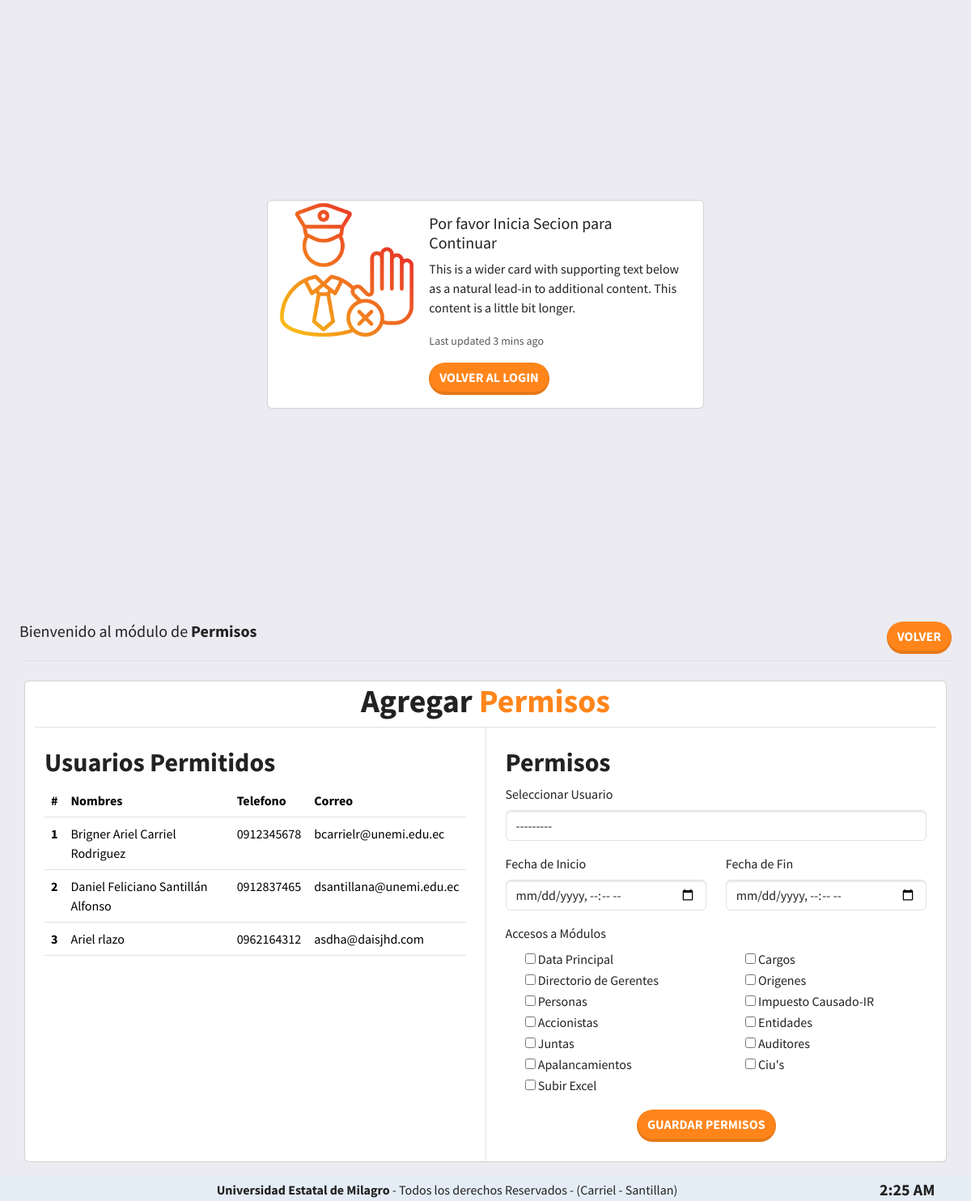
The app's page /nuevo_permiso (signed in) with its own data.
### Apps/App_Usuario/models.py (models this page shows, shortened)
class Usuario(models.Model):
    nombres = models.CharField(max_length=50, blank=False, null=True )
    apellidos = models.CharField(max_length=50, blank=False, null=True )
    cedula = models.CharField(max_length=10, blank=False, null=True, unique=True)
    telefono = models.CharField(max_length=10, blank=False, null=True, unique=True)
    correo = models.CharField(max_length=50, blank=False, null=True, unique=True)
    genero = models.CharField(max_length=1, choices=GENERO, default=GENERO[0][0], blank=True, null=True)
    nom_user = models.CharField(max_length=15, blank=False, null=True, unique=True)
    contraseña = models.CharField(max_length=20, blank=False, null=False, unique=True)
    class Meta:
        verbose_name = "Usuario"
        verbose_name_plural = "Usuarios"
        ordering = ['id']
    def __str__(self):
        return "{} {}".format(self.nombres, self.apellidos)

### Apps/App_Admin/views.py (the view)
# urls.py: path('nuevo_permiso', Nuevo_Permiso.as_view(), name="nuevo_permiso"),
class Nuevo_Permiso(CreateView):
    template_name = 'administrador/gestion_permisos/nuevo_permiso.html'
    model = Permisos
    success_url = reverse_lazy('lista_permiso')
    form_class = PermisosForm
    def get_context_data(self, **kwargs):
        context = super().get_context_data(**kwargs)
        usuarios= Usuario.objects.all()
        context['usuarios'] = usuarios
        context['titulo'] = 'Permisos'
        context['crud'] = ' Agregar'
        context['action_save'] = 'nuevo_permiso'
        context['rol'] = 'administrador'
        context['voler_login'] = 'login_admin'
        context['volver'] = 'lista_permiso'
        context['action'] = 'add'
        return context

### Apps/App_Admin/forms.py (shortened to what this page needs)
class PermisosForm(ModelForm):
    def __init__(self, *args, **kwargs):
        super().__init__(*args, **kwargs)
        self.fields['fecha_inicio'].initial = timezone.now()
    class Meta:
        model = Permisos
        fields = '__all__'
        widgets = {
            'fecha_inicio': forms.DateTimeInput(attrs={'class': 'form-control', 'type': 'datetime-local'}),
            'fecha_fin': forms.DateTimeInput(attrs={'class': 'form-control', 'type': 'datetime-local'}),
            'id_usuario': forms.Select(attrs={'class': 'form-control'}),
        }

### Apps/App_Principal/templates/administrador/gestion_permisos/nuevo_permiso.html (shortened to what this page needs)
{% extends 'formulario.html' %}
{% load static %}
{% block formulario %}
	<div class="row">
		<div class="col p-4 border-end">
			<h2 class="fw-bold">Usuarios Permitidos</h2>
			<table class="table">
				<thead>
				<tr>
					<th scope="col">#</th>
					<th scope="col">Nombres</th>
					<th scope="col">Telefono</th>
					<th scope="col">Correo</th>
				</tr>
				</thead>
				<tbody>
				{% for user in usuarios %}
					<tr>
						<th>{{ forloop.counter }}</th>
						<td scope="col">{{ user.nombres }} {{ user.apellidos }}</td>
						<td scope="col">{{ user.telefono }}</td>
						<td scope="col">{{ user.correo }}</td>
					</tr>
				{% endfor %}
				</tbody>
			</table>
		</div>
		<div class="col p-4">
			<h2 class="fw-bold">Permisos</h2>
			<form>
				<div class="mb-3">
					<label for="userSelect" class="form-label">Seleccionar Usuario</label>
					{{ form.id_usuario }}
				</div>
				<div class="mb-3">
					<div class="row">
						<div class="col-md-6">
							<label for="fechaInicio" class="form-label">Fecha de Inicio</label>
							{{ form.fecha_inicio }}
						</div>
						<div class="col-md-6">
							<label for="fechaFin" class="form-label">Fecha de Fin</label>
							{{ form.fecha_fin }}
						</div>
					</div>
				</div>
				<div class="mb-3">
					<label class="form-label">Accesos a Módulos</label>
					<div class="row">
						<div class="col-md-6">
							<div class="form-check">
								{{ form.data_principal }}
								<label class="form-check-label" for="modulo1">Data Principal</label>
							</div>
							<div class="form-check">
								{{ form.con_directivo }}
								<label class="form-check-label" for="modulo2">Directorio de Gerentes</label>
							</div>
							<div class="form-check">
								{{ form.personas }}
								<label class="form-check-label">Personas</label>
							</div>
							<div class="form-check">
								{{ form.accionistas }}
								<label class="form-check-label" for="modulo3">Accionistas</label>
							</div>
							<div class="form-check">
								{{ form.junta }}
								<label class="form-check-label" for="modulo4">Juntas</label>
							</div>
							<div class="form-check">
								{{ form.apalancamiento }}
								<label class="form-check-label" for="modulo4">Apalancamientos</label>
							</div>
							<div class="form-check">
								{{ form.excel }}
								<label class="form-check-label" for="modulo4">Subir Excel</label>
							</div>
						</div>
						<div class="col-md-6">
							<div class="form-check">
								{{ form.cargos }}
								<label class="form-check-label" for="modulo3">Cargos</label>
							</div>
							<div class="form-check">
								{{ form.origen }}
								<label class="form-check-label" for="modulo4">Origenes</label>
							</div>
							<div class="form-check">
								{{ form.impuesto_causado }}
								<label class="form-check-label" for="modulo4">Impuesto Causado-IR</label>
							</div>
							<div class="form-check">
								{{ form.entidades }}
								<label class="form-check-label" for="modulo3">Entidades</label>
							</div>
							<div class="form-check">
								{{ form.auditores }}
								<label class="form-check-label" for="modulo3">Auditores</label>
							</div>
							<div class="form-check">
								{{ form.ciu }}
								<label class="form-check-label" for="modulo3">Ciu's</label>
							</div>
						</div>
					</div>
				</div>
				<div class="container row justify-content-center">
					<button type="submit" class="btn col-auto btn-warning rounded-pill float-end">Guardar
						Permisos
					</button>
				</div>
			</form>
		</div>
	</div>
{% endblock %}

### Apps/App_Principal/templates/formulario.html (shortened to what this page needs)
{% extends 'administrador/base.html' %}
{% load static %}
{% block contenido %}
	{% if request.session.nombres %}
		<div class="m-4">
			<div class="h5 pb-2 mb-4 border-bottom">
				<div class="d-flex justify-content-end">
					<div class="col-auto me-auto">Bienvenido al módulo de <span class="fw-bold">{{ titulo }}</span></div>
					<div><a href="{{ volver }}" class="btn btn-warning rounded-pill">Volver</a></div>
				</div>
			</div>
		</div>
		<form method="post" action="{{ action_save }}" enctype="multipart/form-data">
			<div class="container">
				<div class="row p-0">
					<div class="card">
						<h1 class="fw-bold text-center pb-2 mb-auto border-bottom">{{ crud }} <span
								class="text-warning">{{ titulo }}</span></h1>
						{% block formulario %}
						{% endblock %}
					</div>
				</div>
			</div>
			<br><br>
		</form>
	{% endif %}
{% endblock %}

### Apps/App_Principal/templates/administrador/base.html (shortened to what this page needs)
<!doctype html>
<html lang="en">
<head>
    <link href="https://cdn.jsdelivr.net/npm/bootstrap@5.3.2/dist/css/bootstrap.min.css" rel="stylesheet"
>
    {% load static %}
    <link rel="stylesheet" href="{% static 'css/bootstrap.min.css' %}">
    <link rel="stylesheet" href="{% static 'css/estilos.css' %}">
</head>
<body style="background-color: #ecebf1;">
    {% include 'administrador/menu.html' %}
    {% block contenido %}
    {% endblock %}
    {% include 'pie_pagina.html' %}
</body>
</html>

### Apps/App_Principal/templates/administrador/menu.html
{% load static %}
{% if request.session.nom_admin %}
	<nav class="navbar navbar-expand-lg  navbar-fixed-top ">
		<div class="container-fluid">
			<a class="navbar-brand fw-bold text-white">Cunsoltoria</a>
			<button class="navbar-toggler bg-secondary" type="button" data-bs-toggle="collapse"
			        data-bs-target="#navbarSupportedContent" aria-controls="navbarSupportedContent"
			        aria-expanded="false"
			        aria-label="Toggle navigation">
				<span class="navbar-toggler-icon"></span>
			</button>
			<div class="collapse navbar-collapse" id="navbarSupportedContent">
				<ul class="navbar-nav me-auto mb-2 mb-lg-0">
					<li class="nav-item">
						<a class="nav-link active text-white" aria-current="page" href="#">Inicio</a>
					</li>
				</ul>
				<form class="d-flex" role="search">
					<div class="dropdown">
						<a class="btn btn-secondary" href="#" role="button" data-bs-toggle="dropdown"
						   aria-expanded="false">
							{{ rol }}: {{ request.session.nombres }}
						</a>
						<ul class="dropdown-menu dropdown-menu-lg-end">
							<li>
								<a class="dropdown-item fw-bold">{{ request.session.nombres }}
									<br>
									<p class="fst-italic">{{ request.session.correo }}</p>
								</a>
							</li>
							<li>
								<hr class="dropdown-divider">
							</li>
							<li><a class="dropdown-item" href="#">Editar Perfil</a></li>
							<li><a class="dropdown-item" href="{% url 'cerrarsecion_admin' %}">Cerrar Sesion</a>
							</li>
						</ul>
					</div>
				</form>
			</div>
		</div>
	</nav>
	<div class="navbar-fixed-top subnavbar"></div>
{% else %}
	<div class="m-4 row justify-content-center align-items-center" style="height: 90vh;">
		<div class="card mb-3" style="max-width: 540px;">
			<div class="row g-0">
				<div class="col-md-4">
					<img src="{% static 'img/restringuido.png' %}" class="img-fluid rounded-start" alt="...">
				</div>
				<div class="col-md-8">
					<div class="card-body">
						<h5 class="card-title">Por favor Inicia Secion para Continuar</h5>
						<p class="card-text">This is a wider card with supporting text below as a natural lead-in to
							additional
							content. This content is a little bit longer.</p>
						<p class="card-text"><small class="text-body-secondary">Last updated 3 mins ago</small></p>
						<a href="{{ voler_login }}" class="btn btn-warning rounded-pill">Volver al login</a>
					</div>
				</div>
			</div>
		</div>
	</div>
{% endif %}

### Apps/App_Principal/templates/pie_pagina.html (shortened to what this page needs)
<footer class="text-center fixed-bottom text-lg-start footer">
    <section class="d-flex justify-content-center justify-content-lg-between p-1">
        <div class="container  ">
            <div class="row">
                <div class="col-11 text-center">
                    <span class="fw-bold">Universidad Estatal de Milagro</span> - Todos los derechos Reservados -
                    (Carriel - Santillan)
                </div>
                <div class="col">
                    <div>
                        <h5 class="fw-bold" id="reloj"></h5>
                    </div>
                </div>
            </div>
        </div>
    </section>
</footer>

### static/css/estilos.css (style rules this page uses)
body { background-color: #ecebf1; }
.footer { height: 30px; background-color: #e4edf5; }

### records on screen
Usuario: nombres "Brigner Ariel", apellidos "Carriel Rodriguez", telefono "0912345678", correo "bcarrielr@unemi.edu.ec"
Usuario: nombres "Daniel Feliciano", apellidos "Santillán Alfonso", telefono "0912837465", correo "dsantillana@unemi.edu.ec"
Usuario: nombres "Ariel", apellidos "rlazo", telefono "0962164312", correo "asdha@daisjhd.com"

### other values on screen
{{ titulo }} "Permisos"
{{ crud }} "Agregar"
